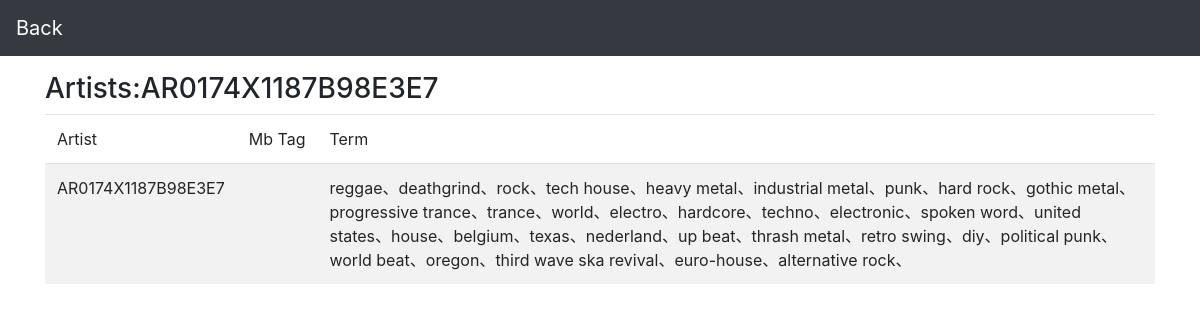
/artist_detail/AR0174X1187B98E3E7/, run on the app's committed database.
### tables this page shows
CREATE TABLE term_artist (term text, artist_id text);

### app.py (the view)
@app.route('/artist_detail/<id>/', methods=["GET",])
def artist_detail(id):
    try:
        db = create_db()
        cur = db.execute("select mbtag from mbtag_artist where artist_id=?",(id,))
        mbtag = cur.fetchall()
        cur = db.execute("select term from term_artist where artist_id=?",(id,))
        term = cur.fetchall()
        return render_template("artist_detail.html", mbtag=mbtag, term=term,artist_id=id)
    except:
        return render_template("artist_detail.html")

### app.py (called while the page is built)
def create_db():
    conn = sqlite3.connect('artist_style.db', detect_types=sqlite3.PARSE_DECLTYPES | sqlite3.PARSE_COLNAMES)
    try:
        return g.db
    except:
        g.db = conn
        return g.db

### templates/artist_detail.html (shortened to what this page needs)
<!DOCTYPE html>
<html lang="en">
<head>
    <link rel="stylesheet" href="https://stackpath.bootstrapcdn.com/bootstrap/4.5.2/css/bootstrap.min.css">
</head>
<body>
    <nav class="navbar navbar-dark bg-dark">
        <a class="navbar-brand" href="/">Back</a>
    </nav>
    <div class="container mt-3">
        <div class="row">
            <div class="col-md-12">
                <h3>Artists:{{ artist_id }}</h3>
            </div>
            <div class="col-md-12">
                <table class="table table-striped">
                    <thead>
                        <tr>
                            <td>Artist</td>
                            <td nowrap="">Mb Tag</td>
                            <td>Term</td>
                        </tr>
                    </thead>
                    <tbody>
                        <tr>
                            <td>{{ artist_id }}</td>
                            <td>{% for mb_tag in mbtag %}{{ mb_tag.0 }}、{% endfor %}</td>
                            <td>{% for term in term %}{{ term.0 }}、{% endfor %}</td>
                        </tr>
                    </tbody>
                </table>
            </div>
        </div>
    </div>
</body>
</html>

### data on the page
term_artist: term "reggae"
term_artist: term "deathgrind"
term_artist: term "rock"
term_artist: term "tech house"
term_artist: term "heavy metal"
term_artist: term "industrial metal"
term_artist: term "punk"
term_artist: term "hard rock"
term_artist: term "gothic metal"
term_artist: term "progressive trance"
term_artist: term "trance"
term_artist: term "world"
term_artist: term "electro"
term_artist: term "hardcore"
term_artist: term "techno"
term_artist: term "electronic"
term_artist: term "spoken word"
term_artist: term "united states"
term_artist: term "house"
term_artist: term "belgium"
term_artist: term "texas"
term_artist: term "nederland"
term_artist: term "up beat"
term_artist: term "thrash metal"
term_artist: term "retro swing"
term_artist: term "diy"
term_artist: term "political punk"
term_artist: term "world beat"
term_artist: term "oregon"
term_artist: term "third wave ska revival"
term_artist: term "euro-house"
term_artist: term "alternative rock"

### other printed values
{{ artist_id }} "AR0174X1187B98E3E7"
